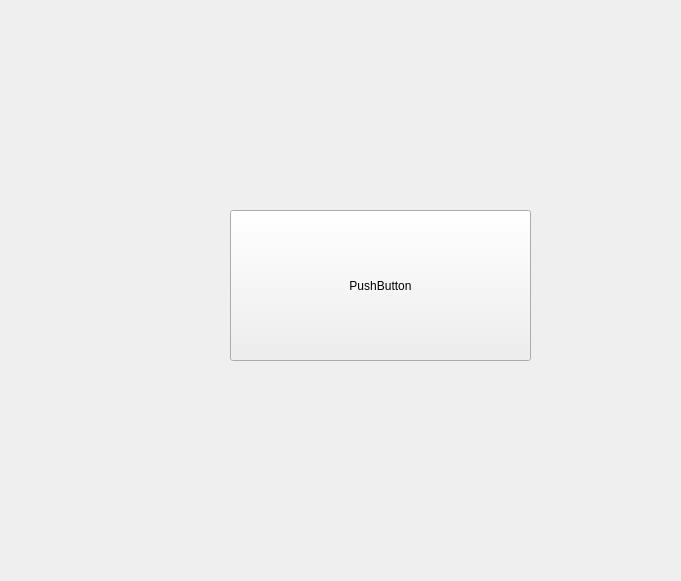
<?xml version="1.0" encoding="UTF-8"?>
<ui version="4.0">
 <class>MainWindow</class>
 <widget class="QWidget" name="MainWindow">
  <property name="geometry">
   <rect>
    <x>0</x>
    <y>0</y>
    <width>681</width>
    <height>581</height>
   </rect>
  </property>
  <property name="windowTitle">
   <string>MainWindow</string>
  </property>
  <widget class="QPushButton" name="pushButton">
   <property name="geometry">
    <rect>
     <x>230</x>
     <y>210</y>
     <width>301</width>
     <height>151</height>
    </rect>
   </property>
   <property name="text">
    <string>PushButton</string>
   </property>
  </widget>
 </widget>
 <resources/>
 <connections/>
</ui>
